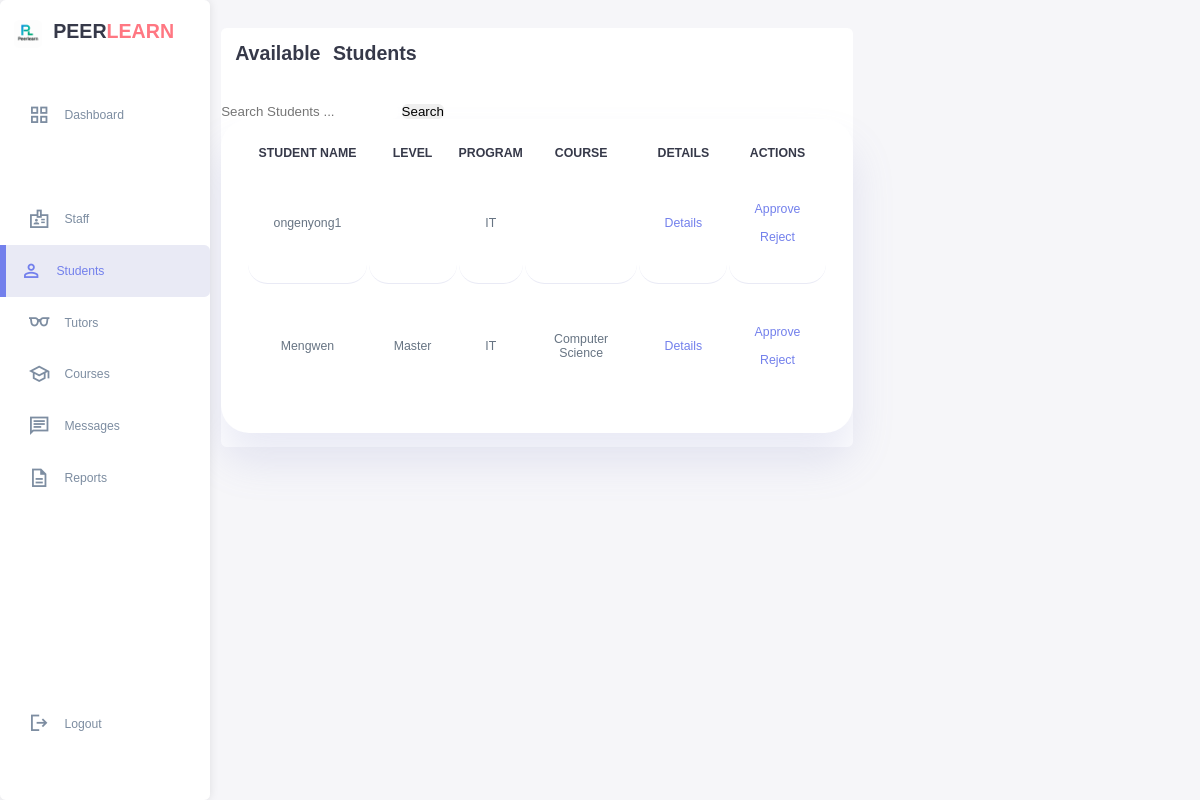
Page /admin_student.php on the earlier database version.
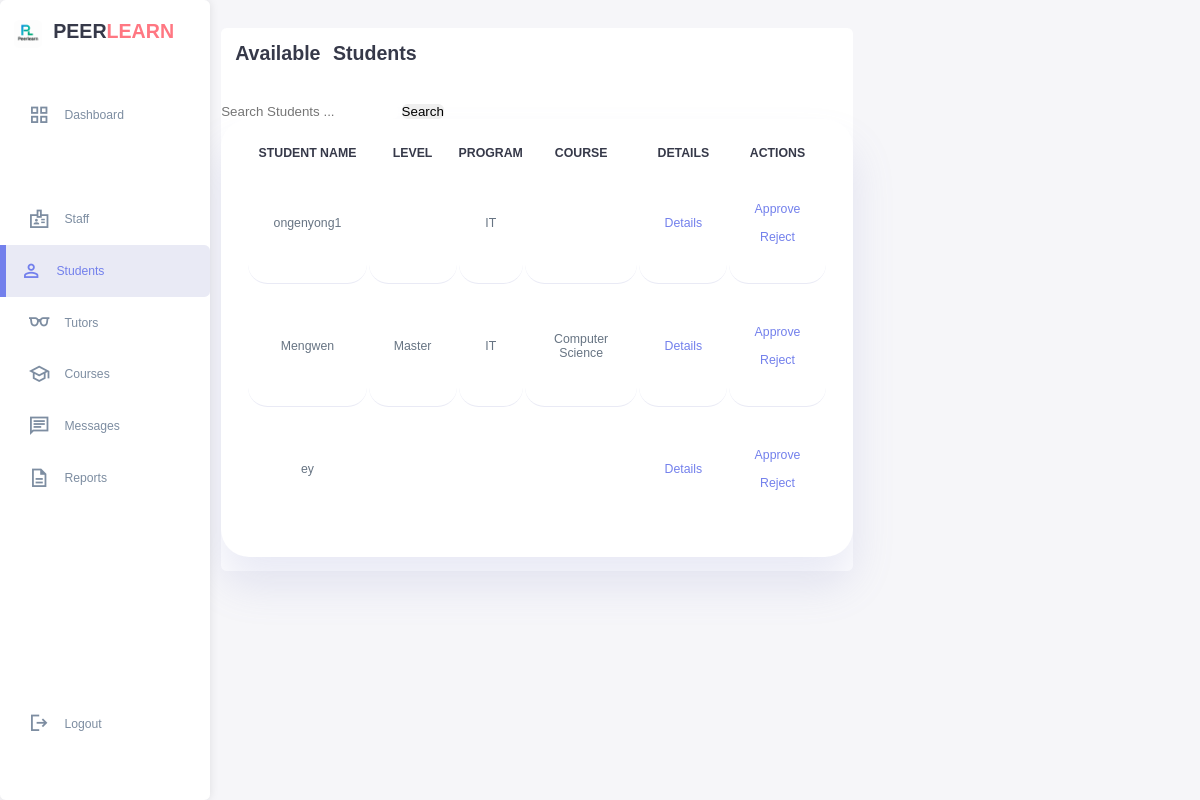
Same page on the later database version.
### tables this page shows
CREATE TABLE `studentprofile` (
  `user_id` int(11) NOT NULL,
  `major` varchar(100) DEFAULT NULL,
  `year` varchar(50) DEFAULT NULL,
  `school` varchar(100) DEFAULT NULL,
  `program` varchar(255) DEFAULT NULL,
  `status` varchar(50) DEFAULT NULL,
  `actions` varchar(255) DEFAULT NULL,
  `created_at` datetime DEFAULT NULL,
  `updated_at` datetime DEFAULT NULL,
  `student_name` varchar(255) DEFAULT NULL
);

CREATE TABLE `user` (
  `user_id` int(11) NOT NULL,
  `username` varchar(50) NOT NULL,
  `password` varchar(255) DEFAULT NULL,
  `email` varchar(100) NOT NULL,
  `role` enum('student','tutor','admin') NOT NULL,
  `first_name` varchar(50) NOT NULL,
  `last_name` varchar(50) NOT NULL,
  `phone` varchar(20) DEFAULT NULL,
  `profile_image` varchar(255) DEFAULT NULL,
  `is_active` tinyint(1) DEFAULT 1,
  `created_at` timestamp NOT NULL DEFAULT current_timestamp(),
  `last_login` datetime DEFAULT NULL,
  `reset_token_hash` varchar(64) DEFAULT NULL,
  `reset_token_expires_at` datetime DEFAULT NULL
);

### admin_student.php (the view, shortened to what this page needs)
<!DOCTYPE html>
<html lang="en">
<head>
    <link rel="stylesheet" href="studentstyle.css">
</head>
<body>
    <body>
    <div class="container">
        <aside>
            <div class="top">
                <div class="logo">
                    <img src="image/logo.png">
                    <h2>PEER<span class="danger">LEARN</span></h2>
                </div>
            </div>
            <div class="sidebar">
                <a href="admin.html"><span class="material-symbols-sharp">grid_view</span><h3>Dashboard</h3></a>
                <a href="#"></a>
                <a href="admin_staff.php"><span class="material-symbols-sharp">badge</span><h3>Staff</h3></a>
                        <a href="admin_student.php" class="active"><span class="material-symbols-sharp">person</span><h3>Students</h3></a>
                            <a href="admin_tutors.php"><span class="material-symbols-sharp">eyeglasses</span><h3>Tutors</h3></a>
                                <a href="admin_course.php"><span class="material-symbols-sharp">school</span><h3>Courses</h3></a>
                                    <a href="admin_message.php"><span class="material-symbols-sharp">chat</span><h3>Messages</h3></a>
                                    <a href="admin_report.php"><span class="material-symbols-sharp">description</span><h3>Reports</h3></a>
                                    <a href="home_page.html"><span class="material-symbols-sharp">logout</span><h3>Logout</h3></a>
            </div>
        </aside>
    <main>
       <div class="current_students">
                <h2>Available Students</h2>
                <di style="margin-left: 500px ; padding:100px;">
                    <form action="" method="GET">
                        <input type="text" name="my_search" placeholder="Search Students ...">
                        <input  type="submit" name="search" value="Search">
                    </form>
                <table>
                    <thead>
                        <tr>
                            <th>STUDENT NAME</th>
                            <th>LEVEL</th>
                            <th>PROGRAM</TH>
                            <th>COURSE</th>
                            <th>DETAILS</th>
                            <th>ACTIONS</th>
                        </tr>
                    </thead>
                    <tbody>
                        <?php
                        $servername = "localhost";
                        $username = "root";
                        $password = "";
                        $dbname = "peer_tutoring_platform";
                    $conn = new mysqli($servername, $username, $password, $dbname);
                     $sql = "SELECT sp.*, u.username
                                FROM studentprofile sp
                                JOIN user u ON sp.user_id = u.user_id";
                        $result = $conn->query($sql);
                        if ($result->num_rows > 0) {
                            while($row = $result->fetch_assoc()) {
                                echo "<tr>
                                    <td>".htmlspecialchars($row["username"])."</td>
                                    <td>".htmlspecialchars($row["year"])."</td>
                                    <td>".htmlspecialchars($row["program"])."</td>
                                    <td>".htmlspecialchars($row["major"])."</td>
                                    <td>
                                        <a href='student_details.php?id=".$row["user_id"]."' class='details-btn'>Details</a>
                                    </td>
                                    <td>
                                        <a href='student_action.php?id=".$row["user_id"]."&action=approve' class='approve-btn'>Approve</a>
                                        <a href='student_action.php?id=".$row["user_id"]."&action=reject' class='reject-btn'>Reject</a>
                                    </td>
                                </tr>";
                            }
                        } else {
                            $no_results_message = isset($_GET['search']) ?
                                "No students found matching '".htmlspecialchars($_GET['my_search'])."'" :
                                "No students found";
                            echo "<tr><td colspan='6'>$no_results_message</td></tr>";
                        }
                        ?>
                    </tbody>
                </table>
            </div>
        </main>
    </div>
</body>
</html>

Differences in the rows shown:
added studentprofile: user_id.username "ey"
